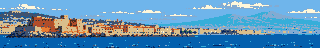
#> input picture assets/source/panorama-0.png, 320 x 48 px, given in place of fairwind-logo.png, which was not available
$ python generate_assets.py
#> lines starting #> are read from the running program, lines starting #| are printed output that depends on the picture; pictures that were not available may be replaced by others from this repository, and a replacement may not be noted
#!/usr/bin/env python3
"""Generate the PRG32 cup sprite, Bay of Naples panoramas and store artwork.

Yachts, sails and buoys are drawn procedurally by the race engine, so no
pre-rotated yacht sprites are generated any more."""
from pathlib import Path
from math import cos, sin, pi
from PIL import Image, ImageDraw

ROOT=Path(__file__).resolve().parents[1]
OUT=ROOT/'src'/'assets_bitplanes.h'
GEN=ROOT/'assets'/'generated'
PALETTE=[(0,0,0),(255,247,218),(2,38,99),(4,96,174),(54,174,217),(248,196,55),(207,39,45),(43,116,70),(64,82,110),(131,171,210),(232,125,50),(70,44,31),(218,190,139),(13,25,42),(111,181,235),(177,77,42)]

def rgb565(c): return ((c[0]>>3)<<11)|((c[1]>>2)<<5)|(c[2]>>3)
def cup():
    im=Image.new('P',(32,40),0);im.putpalette(sum((list(c) for c in PALETTE),[])+[0]*(768-48));d=ImageDraw.Draw(im)
#> after `im = Image.new('P', (32, 40), 0)`: im: PIL image 32x40 P; every value is 0
    d.polygon([(8,5),(24,5),(21,22),(17,27),(17,33),(25,35),(25,38),(7,38),(7,35),(15,33),(15,27),(11,22)],fill=5)
    d.arc((1,7,13,25),80,280,fill=5,width=3);d.arc((19,7,31,25),260,100,fill=5,width=3);d.rectangle((10,7,22,10),fill=10);return im
# [62 lines left out: functions panorama, authored_panorama, planar, arr, not called in this run]

def cube_level(v): return min(5,(v*5+127)//255)
def cube_rgb(l): return tuple(x*51 for x in l)
def logo(size=96,colors=16):
    """The FairWind logo quantised onto the display's 6x6x6 colour cube.

    Keeping the most used cube colours means the ILI9341 palette lookup and the
    QEMU RGB565 display show exactly the same pixels."""
    from collections import Counter
    src=Image.open(ROOT/'assets'/'source'/'fairwind-logo.png').convert('RGB').resize((size,size),Image.Resampling.LANCZOS)
    levels=[tuple(cube_level(c) for c in p) for p in src.get_flattened_data()]
    keep=[c for c,_ in Counter(levels).most_common(colors)]
    near=lambda l:min(range(len(keep)),key=lambda i:sum((a-b)**2 for a,b in zip(l,keep[i])))
    im=Image.new('P',(size,size));im.putpalette([v for l in keep for v in cube_rgb(l)]);im.putdata([near(l) for l in levels])
    return im,keep
def cube565(l):
    # Round up so the firmware's rgb565 -> cube conversion returns level l.
    return (((l[0]*31+4)//5)<<11)|(((l[1]*63+4)//5)<<5)|((l[2]*31+4)//5)
c=cup(); logo_image,logo_levels=logo(); backgrounds=[authored_panorama(i) for i in range(5)]; GEN.mkdir(parents=True,exist_ok=True)
#> after `c = cup()`:
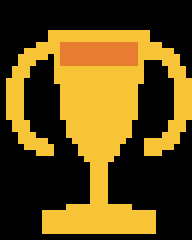
#> c: PIL image 32x40 P (shown 6 times larger); mean R, G, B 99.7, 76.4, 22.1
#> in logo, `src=Image.open(ROOT/'assets'/'source'/'fairwind-logo.png').convert('RG..`:
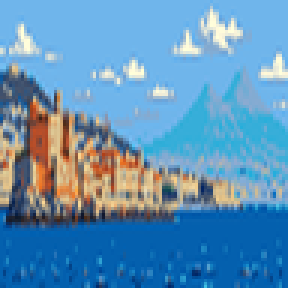
#> src: PIL image 96x96 RGB (shown 3 times larger); mean R, G, B 94.7, 146.3, 184.4
#> (the run stopped early here; a loop or call above may not have finished)

$ run again, on assets/source/panorama-4.png
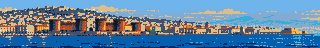
#> input picture assets/source/panorama-4.png, 320 x 48 px, given in place of fairwind-logo.png, which was not available
#> im: PIL image 32x40 P; every value is 0
#> in logo, `src=Image.open(ROOT/'assets'/'source'/'fairwind-logo.png').convert('RG..`:
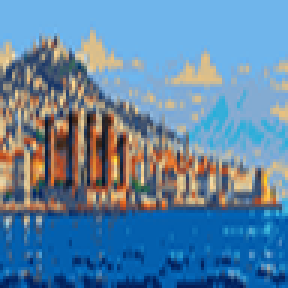
#> src: PIL image 96x96 RGB (shown 3 times larger); mean R, G, B 95.9, 132.4, 163
